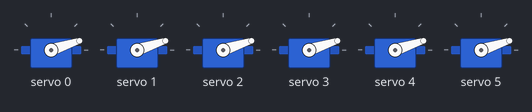
Recording of a sketch running on a simulated Arduino Uno, built with avr-gcc and run on an emulated ATmega328P. On the bench: 6 × servo.

Above: at 0.45 s.
At 2.65 s:
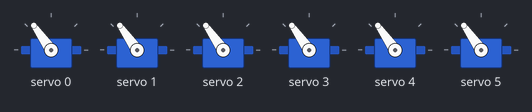
At 4.9 s:
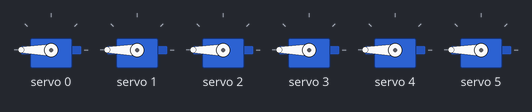
Timing chart, 0 to 6.3 s (numbered marks = the images above):
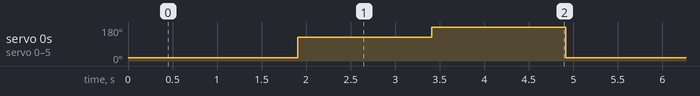

The sketch:

standalone_sweep.ino
```cpp
/*
 * All-Channel (0 to 5) PCA9685 Continuous Servo Sweeper
 */
#include <Wire.h>
#include <Adafruit_PWMServoDriver.h>

Adafruit_PWMServoDriver pwm = Adafruit_PWMServoDriver(0x40);

void setup() {
  Wire.begin();
  delay(200);
  pwm.begin();
  pwm.setPWMFreq(50);
  delay(200);
}

void loop() {
  // Move ALL CHANNELS 0..5 to 0 degrees
  for (uint8_t ch = 0; ch < 6; ch++) {
    pwm.setPWM(ch, 0, 150);
  }
  delay(1500);

  // Move ALL CHANNELS 0..5 to 90 degrees
  for (uint8_t ch = 0; ch < 6; ch++) {
    pwm.setPWM(ch, 0, 375);
  }
  delay(1500);

  // Move ALL CHANNELS 0..5 to 180 degrees
  for (uint8_t ch = 0; ch < 6; ch++) {
    pwm.setPWM(ch, 0, 600);
  }
  delay(1500);
}
```

Measured:
- by itself, servo 0–5: repeats every 4.5 s: 180° 1.5 s, 18° 1.5 s, 125° 1.5 s
